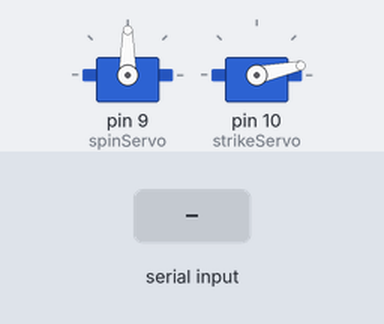
Simulated run of this sketch. Board: Arduino Leonardo, built with avr-gcc and run on an emulated ATmega32U4. Shown: 2 × servo. The test bench sets the inputs (shaded band). What the sketch prints to the serial monitor is not drawn.

Above: at 1.2 s.
1.3 s: "m90\n" received over Serial
At 2.3 s:
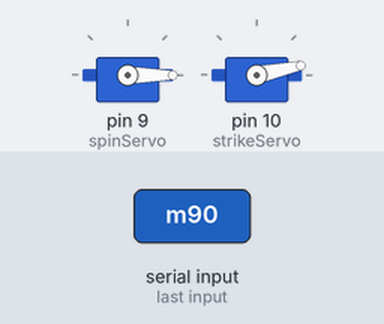
2.8 s: "m,45\n" received over Serial
At 3.5 s:
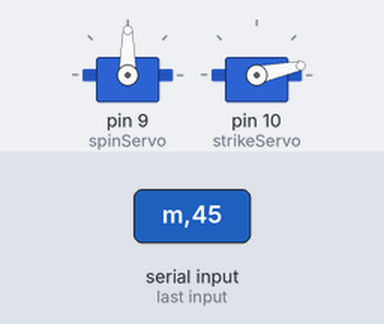
4.3 s: "m" received over Serial
At 4.6 s:
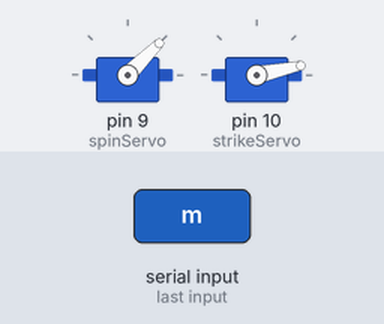
Timing chart, 0 to 7.3 s (numbered marks = the images above; inputs shaded):
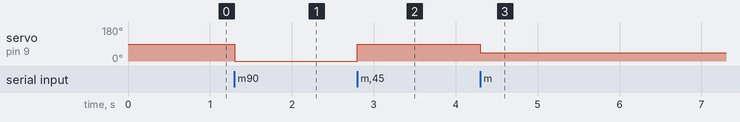

Measured:
- after the input at 1.3 s, servo on pin 9 (spinServo): 90° → 0° at once
- after the input at 2.8 s, servo on pin 9 (spinServo): 0° → 90° at once
- after the input at 4.3 s, servo on pin 9 (spinServo): 90° → 45° at once

The sketch:

xylophone_servo.ino
```cpp
#include <Servo.h>

Servo spinServo;
Servo strikeServo;
String currentPosition = "";
String lastPosition = "";
int strikeStart = 12;

void setup() {
  spinServo.attach(9);  // attaches the servo on pin 9 to the servo object
  strikeServo.attach(10);
  spin(90);
  strikeServo.write(strikeStart);
  Serial.begin(9600);
  while (! Serial); // Wait untilSerial is ready - Leonardo
  Serial.write("Xylo ready.");
}

void spin(int newPosition) {
  spinServo.write(newPosition);
  lastPosition = newPosition;
  currentPosition = "";
}

void loop() {
  if (Serial.available())
  {
    char ch = Serial.read();

    switch (ch) {
      case '0'...'9':
        currentPosition += ch;
        break;
      case 'p':
        strikeServo.write(16);
        delay(75);
        strikeServo.write(strikeStart);
        break;
      case 'm':
        spin(currentPosition.toInt());
        break;
      case '?':
        Serial.write("Xylophone | Servo");
        currentPosition = "";
        break;
    }
  }
}
```
